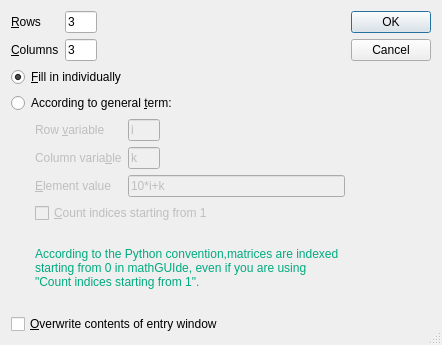
<?xml version="1.0" encoding="UTF-8"?>
<ui version="4.0">
 <class>MatrixDialog</class>
 <widget class="QDialog" name="MatrixDialog">
  <property name="geometry">
   <rect>
    <x>0</x>
    <y>0</y>
    <width>442</width>
    <height>345</height>
   </rect>
  </property>
  <property name="sizePolicy">
   <sizepolicy hsizetype="MinimumExpanding" vsizetype="MinimumExpanding">
    <horstretch>0</horstretch>
    <verstretch>0</verstretch>
   </sizepolicy>
  </property>
  <property name="windowTitle">
   <string>Define a matrix</string>
  </property>
  <property name="sizeGripEnabled">
   <bool>true</bool>
  </property>
  <layout class="QHBoxLayout" name="horizontalLayout_3">
   <item>
    <layout class="QVBoxLayout" name="verticalLayout_2">
     <item>
      <layout class="QHBoxLayout" name="horizontalLayout">
       <item>
        <layout class="QGridLayout" name="gridLayout">
         <item row="0" column="0">
          <widget class="QLabel" name="textLabel5">
           <property name="text">
            <string>&amp;Rows</string>
           </property>
           <property name="wordWrap">
            <bool>false</bool>
           </property>
           <property name="buddy">
            <cstring>editN</cstring>
           </property>
          </widget>
         </item>
         <item row="0" column="1">
          <widget class="QLineEdit" name="editN">
           <property name="sizePolicy">
            <sizepolicy hsizetype="Fixed" vsizetype="Fixed">
             <horstretch>0</horstretch>
             <verstretch>0</verstretch>
            </sizepolicy>
           </property>
           <property name="maximumSize">
            <size>
             <width>32</width>
             <height>16777215</height>
            </size>
           </property>
           <property name="text">
            <string>3</string>
           </property>
          </widget>
         </item>
         <item row="1" column="0">
          <widget class="QLabel" name="textLabel2">
           <property name="text">
            <string>&amp;Columns</string>
           </property>
           <property name="wordWrap">
            <bool>false</bool>
           </property>
           <property name="buddy">
            <cstring>editM</cstring>
           </property>
          </widget>
         </item>
         <item row="1" column="1">
          <widget class="QLineEdit" name="editM">
           <property name="sizePolicy">
            <sizepolicy hsizetype="Fixed" vsizetype="Fixed">
             <horstretch>0</horstretch>
             <verstretch>0</verstretch>
            </sizepolicy>
           </property>
           <property name="maximumSize">
            <size>
             <width>32</width>
             <height>16777215</height>
            </size>
           </property>
           <property name="text">
            <string>3</string>
           </property>
          </widget>
         </item>
        </layout>
       </item>
       <item>
        <spacer name="spacer5">
         <property name="orientation">
          <enum>Qt::Horizontal</enum>
         </property>
         <property name="sizeType">
          <enum>QSizePolicy::Expanding</enum>
         </property>
         <property name="sizeHint" stdset="0">
          <size>
           <width>200</width>
           <height>20</height>
          </size>
         </property>
        </spacer>
       </item>
      </layout>
     </item>
     <item>
      <widget class="QRadioButton" name="radioButton1">
       <property name="text">
        <string>&amp;Fill in individually</string>
       </property>
       <property name="checked">
        <bool>true</bool>
       </property>
      </widget>
     </item>
     <item>
      <widget class="QRadioButton" name="radioButton2">
       <property name="text">
        <string>According to general &amp;term:</string>
       </property>
      </widget>
     </item>
     <item>
      <layout class="QHBoxLayout" name="horizontalLayout_2">
       <item>
        <spacer name="spacer4">
         <property name="orientation">
          <enum>Qt::Horizontal</enum>
         </property>
         <property name="sizeType">
          <enum>QSizePolicy::Fixed</enum>
         </property>
         <property name="sizeHint" stdset="0">
          <size>
           <width>24</width>
           <height>20</height>
          </size>
         </property>
        </spacer>
       </item>
       <item>
        <layout class="QVBoxLayout" name="verticalLayout">
         <item>
          <layout class="QGridLayout" name="gridLayout_2">
           <item row="0" column="0">
            <widget class="QLabel" name="textLabel4">
             <property name="enabled">
              <bool>false</bool>
             </property>
             <property name="text">
              <string>Row &amp;variable</string>
             </property>
             <property name="wordWrap">
              <bool>false</bool>
             </property>
             <property name="buddy">
              <cstring>editI</cstring>
             </property>
            </widget>
           </item>
           <item row="0" column="1">
            <widget class="QLineEdit" name="editI">
             <property name="enabled">
              <bool>false</bool>
             </property>
             <property name="sizePolicy">
              <sizepolicy hsizetype="Fixed" vsizetype="Fixed">
               <horstretch>0</horstretch>
               <verstretch>0</verstretch>
              </sizepolicy>
             </property>
             <property name="maximumSize">
              <size>
               <width>32</width>
               <height>16777215</height>
              </size>
             </property>
             <property name="text">
              <string>i</string>
             </property>
            </widget>
           </item>
           <item row="1" column="0">
            <widget class="QLabel" name="textLabel1">
             <property name="enabled">
              <bool>false</bool>
             </property>
             <property name="text">
              <string>Column varia&amp;ble</string>
             </property>
             <property name="wordWrap">
              <bool>false</bool>
             </property>
             <property name="buddy">
              <cstring>editK</cstring>
             </property>
            </widget>
           </item>
           <item row="1" column="1">
            <widget class="QLineEdit" name="editK">
             <property name="enabled">
              <bool>false</bool>
             </property>
             <property name="sizePolicy">
              <sizepolicy hsizetype="Fixed" vsizetype="Fixed">
               <horstretch>0</horstretch>
               <verstretch>0</verstretch>
              </sizepolicy>
             </property>
             <property name="maximumSize">
              <size>
               <width>32</width>
               <height>16777215</height>
              </size>
             </property>
             <property name="text">
              <string>k</string>
             </property>
            </widget>
           </item>
           <item row="2" column="0">
            <widget class="QLabel" name="textLabel6">
             <property name="enabled">
              <bool>false</bool>
             </property>
             <property name="text">
              <string>&amp;Element value</string>
             </property>
             <property name="wordWrap">
              <bool>false</bool>
             </property>
             <property name="buddy">
              <cstring>editAik</cstring>
             </property>
            </widget>
           </item>
           <item row="2" column="1">
            <widget class="QLineEdit" name="editAik">
             <property name="enabled">
              <bool>false</bool>
             </property>
             <property name="text">
              <string>10*i+k</string>
             </property>
            </widget>
           </item>
          </layout>
         </item>
         <item>
          <widget class="QCheckBox" name="checkIndex1">
           <property name="enabled">
            <bool>false</bool>
           </property>
           <property name="text">
            <string>&amp;Count indices starting from 1</string>
           </property>
           <property name="shortcut">
            <string>Alt+C</string>
           </property>
          </widget>
         </item>
         <item>
          <widget class="QLabel" name="textLabel3">
           <property name="enabled">
            <bool>true</bool>
           </property>
           <property name="text">
            <string>&lt;font color=&quot;#00aa7f&quot;&gt;According  to the Python convention,matrices are indexed starting from 0 in mathGUIde, even if you are using &quot;Count indices starting from 1&quot;.&lt;/font&gt;</string>
           </property>
           <property name="wordWrap">
            <bool>true</bool>
           </property>
          </widget>
         </item>
        </layout>
       </item>
      </layout>
     </item>
     <item>
      <widget class="QCheckBox" name="checkBoxOverwrite">
       <property name="text">
        <string>&amp;Overwrite contents of entry window</string>
       </property>
      </widget>
     </item>
    </layout>
   </item>
   <item>
    <layout class="QVBoxLayout">
     <property name="spacing">
      <number>6</number>
     </property>
     <property name="margin">
      <number>0</number>
     </property>
     <item>
      <widget class="QPushButton" name="buttonOk">
       <property name="text">
        <string>OK</string>
       </property>
       <property name="shortcut">
        <string/>
       </property>
       <property name="autoDefault">
        <bool>true</bool>
       </property>
       <property name="default">
        <bool>true</bool>
       </property>
      </widget>
     </item>
     <item>
      <widget class="QPushButton" name="buttonCancel">
       <property name="text">
        <string>Cancel</string>
       </property>
       <property name="shortcut">
        <string/>
       </property>
       <property name="autoDefault">
        <bool>true</bool>
       </property>
      </widget>
     </item>
     <item>
      <spacer name="Spacer1">
       <property name="orientation">
        <enum>Qt::Vertical</enum>
       </property>
       <property name="sizeType">
        <enum>QSizePolicy::Expanding</enum>
       </property>
       <property name="sizeHint" stdset="0">
        <size>
         <width>20</width>
         <height>20</height>
        </size>
       </property>
      </spacer>
     </item>
    </layout>
   </item>
  </layout>
 </widget>
 <layoutdefault spacing="6" margin="11"/>
 <pixmapfunction>qPixmapFromMimeSource</pixmapfunction>
 <tabstops>
  <tabstop>editN</tabstop>
  <tabstop>editM</tabstop>
  <tabstop>radioButton1</tabstop>
  <tabstop>radioButton2</tabstop>
  <tabstop>editI</tabstop>
  <tabstop>editK</tabstop>
  <tabstop>editAik</tabstop>
  <tabstop>checkIndex1</tabstop>
  <tabstop>buttonOk</tabstop>
  <tabstop>buttonCancel</tabstop>
 </tabstops>
 <resources/>
 <connections>
  <connection>
   <sender>buttonOk</sender>
   <signal>clicked()</signal>
   <receiver>MatrixDialog</receiver>
   <slot>accept()</slot>
   <hints>
    <hint type="sourcelabel">
     <x>326</x>
     <y>30</y>
    </hint>
    <hint type="destinationlabel">
     <x>20</x>
     <y>20</y>
    </hint>
   </hints>
  </connection>
  <connection>
   <sender>buttonCancel</sender>
   <signal>clicked()</signal>
   <receiver>MatrixDialog</receiver>
   <slot>reject()</slot>
   <hints>
    <hint type="sourcelabel">
     <x>326</x>
     <y>61</y>
    </hint>
    <hint type="destinationlabel">
     <x>20</x>
     <y>20</y>
    </hint>
   </hints>
  </connection>
  <connection>
   <sender>radioButton2</sender>
   <signal>clicked(bool)</signal>
   <receiver>textLabel4</receiver>
   <slot>setEnabled(bool)</slot>
   <hints>
    <hint type="sourcelabel">
     <x>110</x>
     <y>105</y>
    </hint>
    <hint type="destinationlabel">
     <x>78</x>
     <y>135</y>
    </hint>
   </hints>
  </connection>
 </connections>
</ui>
